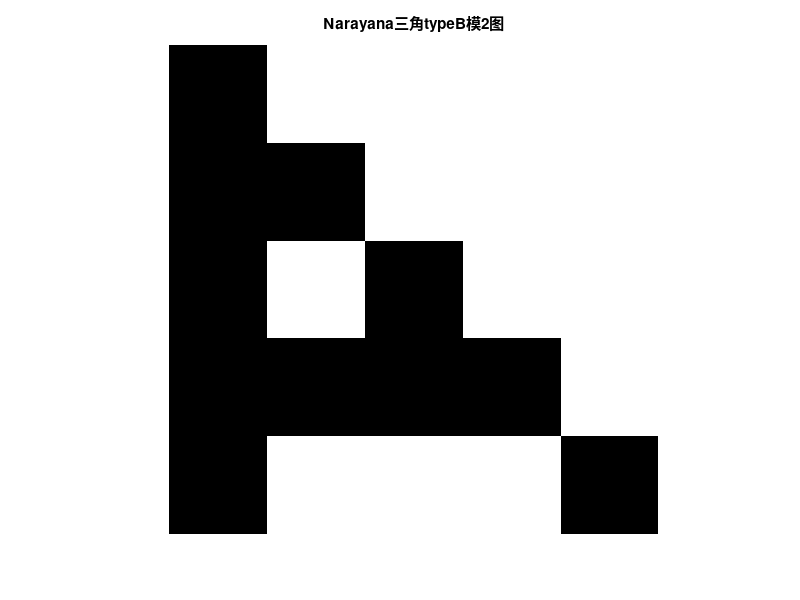

Here is the MATLAB script that generated this plot:
format rat
n=input('n=');
A=pascal(n);
B=pascal(n,1);%B=chol(A,'lower');
C=B.^2;
D=mod(C,2);
D;
D(:,:)=1-D(:,:);

figure;
imshow(D);
title('Narayana三角typeB模2图');